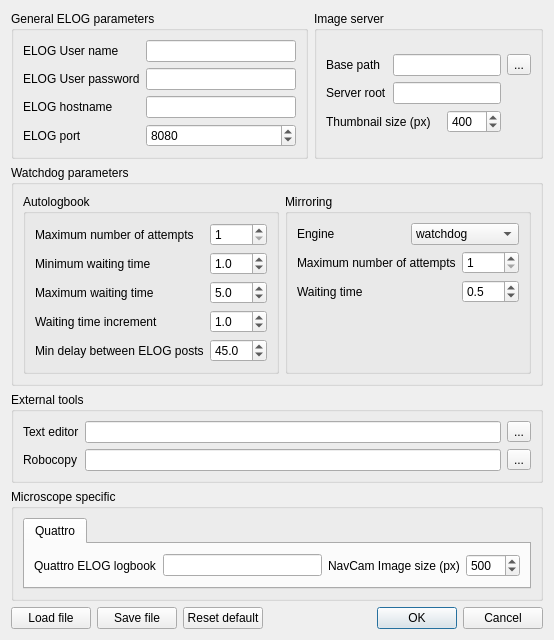
<?xml version="1.0" encoding="UTF-8"?>
<ui version="4.0">
 <class>configurationDialog</class>
 <widget class="QDialog" name="configurationDialog">
  <property name="geometry">
   <rect>
    <x>0</x>
    <y>0</y>
    <width>532</width>
    <height>582</height>
   </rect>
  </property>
  <property name="windowTitle">
   <string>Configuration editor</string>
  </property>
  <layout class="QVBoxLayout" name="verticalLayout_8">
   <item>
    <layout class="QHBoxLayout" name="horizontalLayout_5">
     <item>
      <widget class="QGroupBox" name="elog_group_box">
       <property name="title">
        <string>General ELOG parameters</string>
       </property>
       <layout class="QVBoxLayout" name="verticalLayout_9">
        <item>
         <layout class="QFormLayout" name="formLayout">
          <item row="0" column="0">
           <widget class="QLabel" name="elog_user_label">
            <property name="text">
             <string>ELOG User name</string>
            </property>
            <property name="buddy">
             <cstring>elog_user_field</cstring>
            </property>
           </widget>
          </item>
          <item row="0" column="1">
           <widget class="QLineEdit" name="elog_user_field">
            <property name="whatsThis">
             <string extracomment="The user name for the ELOG">&lt;html&gt;&lt;head/&gt;&lt;body&gt;&lt;p&gt;&lt;span style=&quot; font-size:14pt; font-weight:600;&quot;&gt;ELOG User Name&lt;/span&gt;&lt;/p&gt;&lt;p&gt;In order to be able to post on the ELOG, this automatic tool needs to use access credentials. Put here the user name you want to use&lt;/p&gt;&lt;/body&gt;&lt;/html&gt;</string>
            </property>
           </widget>
          </item>
          <item row="1" column="0">
           <widget class="QLabel" name="label">
            <property name="text">
             <string>ELOG User password</string>
            </property>
            <property name="buddy">
             <cstring>elog_password_field</cstring>
            </property>
           </widget>
          </item>
          <item row="1" column="1">
           <widget class="QLineEdit" name="elog_password_field">
            <property name="whatsThis">
             <string>&lt;html&gt;&lt;head/&gt;&lt;body&gt;&lt;p&gt;&lt;span style=&quot; font-size:14pt; font-weight:600;&quot;&gt;ELOG Password&lt;/span&gt;&lt;/p&gt;&lt;p&gt;&lt;span style=&quot; font-size:14pt; font-weight:600;&quot;/&gt;&lt;/p&gt;&lt;p&gt;In order to be able to post on the ELOG, this automatic tool needs to use access credentials. Put here the password you want to use.&lt;/p&gt;&lt;p&gt;&lt;br/&gt;&lt;/p&gt;&lt;p&gt;&lt;span style=&quot; font-weight:600;&quot;&gt;WARNING:&lt;/span&gt;&lt;/p&gt;&lt;p&gt;&lt;span style=&quot; font-weight:600;&quot;&gt;Even if hidded on this window, your password will be written in plain text in the configuration file.&lt;/span&gt;&lt;/p&gt;&lt;/body&gt;&lt;/html&gt;</string>
            </property>
            <property name="echoMode">
             <enum>QLineEdit::Password</enum>
            </property>
           </widget>
          </item>
          <item row="2" column="0">
           <widget class="QLabel" name="elog_hostname_label">
            <property name="text">
             <string>ELOG hostname</string>
            </property>
            <property name="buddy">
             <cstring>elog_hostname_field</cstring>
            </property>
           </widget>
          </item>
          <item row="2" column="1">
           <widget class="QLineEdit" name="elog_hostname_field">
            <property name="whatsThis">
             <string>&lt;html&gt;&lt;head/&gt;&lt;body&gt;&lt;p&gt;&lt;span style=&quot; font-size:14pt; font-weight:600;&quot;&gt;ELOG Hostname&lt;/span&gt;&lt;/p&gt;&lt;p&gt;This is the URL where the ELOG is responding. If you have no idea, ask your system administrator.&lt;/p&gt;&lt;/body&gt;&lt;/html&gt;</string>
            </property>
            <property name="echoMode">
             <enum>QLineEdit::Normal</enum>
            </property>
           </widget>
          </item>
          <item row="3" column="0">
           <widget class="QLabel" name="elog_port_label">
            <property name="text">
             <string>ELOG port</string>
            </property>
            <property name="buddy">
             <cstring>elog_port_field</cstring>
            </property>
           </widget>
          </item>
          <item row="3" column="1">
           <widget class="QSpinBox" name="elog_port_field">
            <property name="whatsThis">
             <string>&lt;html&gt;&lt;head/&gt;&lt;body&gt;&lt;p&gt;&lt;span style=&quot; font-size:14pt; font-weight:600;&quot;&gt;ELOG Port&lt;/span&gt;&lt;/p&gt;&lt;p&gt;This is the TCP/IP port where the ELOG is listening. If you have no idea, ask your system administrator.&lt;/p&gt;&lt;/body&gt;&lt;/html&gt;</string>
            </property>
            <property name="maximum">
             <number>100000</number>
            </property>
            <property name="value">
             <number>8080</number>
            </property>
           </widget>
          </item>
         </layout>
        </item>
       </layout>
      </widget>
     </item>
     <item>
      <widget class="QGroupBox" name="image_server_group_box">
       <property name="title">
        <string>Image server</string>
       </property>
       <layout class="QVBoxLayout" name="verticalLayout">
        <item>
         <layout class="QGridLayout" name="gridLayout_2">
          <item row="0" column="0">
           <widget class="QLabel" name="base_path_label">
            <property name="text">
             <string>Base path</string>
            </property>
            <property name="buddy">
             <cstring>base_path_field</cstring>
            </property>
           </widget>
          </item>
          <item row="0" column="1" colspan="2">
           <widget class="QLineEdit" name="base_path_field">
            <property name="whatsThis">
             <string>&lt;html&gt;&lt;head/&gt;&lt;body&gt;&lt;p&gt;&lt;span style=&quot; font-size:14pt; font-weight:600;&quot;&gt;Image server base path&lt;/span&gt;&lt;/p&gt;&lt;p&gt;Images are not uploaded to the ELOG because they are generally too many for a single post. All images (TIF, PNG and Thumbnail) are served by another webserver. &lt;/p&gt;&lt;p&gt;This base path is the location where all images are saved. &lt;/p&gt;&lt;p&gt;For example. Assume that:&lt;/p&gt;&lt;p&gt;- base path is &lt;span style=&quot; font-weight:600;&quot;&gt;c:\Pictures\Microscopy&lt;/span&gt;&lt;/p&gt;&lt;p&gt;- server roor is &lt;span style=&quot; font-weight:600;&quot;&gt;https://my-image-server/pics&lt;/span&gt;&lt;/p&gt;&lt;p&gt;So a picture saved in c:\Pictures\Microscopy\MyExperiment\Sample\image1.tif will be made available as https://my-image-server/pics/MyExperiment/Sample/image1.tif&lt;/p&gt;&lt;/body&gt;&lt;/html&gt;</string>
            </property>
           </widget>
          </item>
          <item row="0" column="3">
           <widget class="QToolButton" name="search_basepath_button">
            <property name="text">
             <string>...</string>
            </property>
            <property name="icon">
             <iconset resource="resource.qrc">
              <normaloff>:/resources/icons8-opened-folder-30.png</normaloff>:/resources/icons8-opened-folder-30.png</iconset>
            </property>
           </widget>
          </item>
          <item row="1" column="0">
           <widget class="QLabel" name="server_root_label">
            <property name="text">
             <string>Server root</string>
            </property>
            <property name="buddy">
             <cstring>server_root_field</cstring>
            </property>
           </widget>
          </item>
          <item row="1" column="1" colspan="2">
           <widget class="QLineEdit" name="server_root_field">
            <property name="whatsThis">
             <string>&lt;html&gt;&lt;head/&gt;&lt;body&gt;&lt;p&gt;&lt;span style=&quot; font-size:14pt; font-weight:600;&quot;&gt;Image server root&lt;/span&gt;&lt;/p&gt;&lt;p&gt;Images are not uploaded to the ELOG because they are generally too many for a single post. All images (TIF, PNG and Thumbnail) are served by another webserver. &lt;/p&gt;&lt;p&gt;This server root is a URL pointing to the base of the image server.&lt;/p&gt;&lt;p&gt;For example. Assume that:&lt;/p&gt;&lt;p&gt;- base path is &lt;span style=&quot; font-weight:600;&quot;&gt;c:\Pictures\Microscopy&lt;/span&gt;&lt;/p&gt;&lt;p&gt;- server roor is &lt;span style=&quot; font-weight:600;&quot;&gt;https://my-image-server/pics&lt;/span&gt;&lt;/p&gt;&lt;p&gt;So a picture saved in c:\Pictures\Microscopy\MyExperiment\Sample\image1.tif will be made available as https://my-image-server/pics/MyExperiment/Sample/image1.tif&lt;/p&gt;&lt;/body&gt;&lt;/html&gt;</string>
            </property>
           </widget>
          </item>
          <item row="2" column="0" colspan="2">
           <widget class="QLabel" name="img_thumb_size_label">
            <property name="text">
             <string>Thumbnail size (px)</string>
            </property>
            <property name="buddy">
             <cstring>img_thumb_size_spinbox</cstring>
            </property>
           </widget>
          </item>
          <item row="2" column="2">
           <widget class="QSpinBox" name="img_thumb_size_spinbox">
            <property name="whatsThis">
             <string>&lt;html&gt;&lt;head/&gt;&lt;body&gt;&lt;p&gt;&lt;span style=&quot; font-size:14pt; font-weight:600;&quot;&gt;Thumbnail size&lt;/span&gt;&lt;/p&gt;&lt;p&gt;Select the width in pixel of the png thumbnail pictures.&lt;/p&gt;&lt;/body&gt;&lt;/html&gt;</string>
            </property>
            <property name="suffix">
             <string/>
            </property>
            <property name="maximum">
             <number>1024</number>
            </property>
            <property name="value">
             <number>400</number>
            </property>
           </widget>
          </item>
         </layout>
        </item>
       </layout>
      </widget>
     </item>
    </layout>
   </item>
   <item>
    <widget class="QGroupBox" name="watchdog_group_box">
     <property name="title">
      <string>Watchdog parameters</string>
     </property>
     <layout class="QVBoxLayout" name="verticalLayout_6">
      <item>
       <layout class="QHBoxLayout" name="horizontalLayout_2">
        <item>
         <widget class="QGroupBox" name="autologbook_watchdog_group_box">
          <property name="title">
           <string>Autologbook</string>
          </property>
          <layout class="QVBoxLayout" name="verticalLayout_2">
           <item>
            <layout class="QFormLayout" name="formLayout_2">
             <item row="0" column="0">
              <widget class="QLabel" name="autologbook_max_attempts_label">
               <property name="text">
                <string>Maximum number of attempts</string>
               </property>
               <property name="buddy">
                <cstring>autologbook_max_attempts_spinbox</cstring>
               </property>
              </widget>
             </item>
             <item row="0" column="1">
              <widget class="QSpinBox" name="autologbook_max_attempts_spinbox">
               <property name="whatsThis">
                <string>&lt;html&gt;&lt;head/&gt;&lt;body&gt;&lt;p&gt;&lt;span style=&quot; font-size:14pt;&quot;&gt;Autologobook watchdog maximum number of attempts&lt;/span&gt;&lt;/p&gt;&lt;p&gt;While the autologbook watchdog is monitoring the protocol folder and try to operate on a file, it could be that for several reasons the process is failing.&lt;/p&gt;&lt;p&gt;In this case the same process will be attempted up to a maximum number of trials (this parameter) with an increasing waiting time in between from minimum waiting time to maximum waititng time with a waiting time increment.  &lt;/p&gt;&lt;/body&gt;&lt;/html&gt;</string>
               </property>
               <property name="minimum">
                <number>1</number>
               </property>
              </widget>
             </item>
             <item row="1" column="0">
              <widget class="QLabel" name="autologbook_wait_min_label">
               <property name="text">
                <string>Minimum waiting time </string>
               </property>
               <property name="buddy">
                <cstring>autologbook_wait_min_spinbox</cstring>
               </property>
              </widget>
             </item>
             <item row="1" column="1">
              <widget class="QDoubleSpinBox" name="autologbook_wait_min_spinbox">
               <property name="whatsThis">
                <string>&lt;html&gt;&lt;head/&gt;&lt;body&gt;&lt;p&gt;&lt;span style=&quot; font-size:14pt;&quot;&gt;Autologobook watchdog minimum waiting time&lt;/span&gt;&lt;/p&gt;&lt;p&gt;While the autologbook watchdog is monitoring the protocol folder and try to operate on a file, it could be that for several reasons the process is failing.&lt;/p&gt;&lt;p&gt;In this case the same process will be attempted up to a maximum number of trials with an increasing waiting time in between from minimum waiting time (this parameter) to maximum waititng time with a waiting time increment.&lt;/p&gt;&lt;/body&gt;&lt;/html&gt;</string>
               </property>
               <property name="decimals">
                <number>1</number>
               </property>
               <property name="value">
                <double>1.000000000000000</double>
               </property>
              </widget>
             </item>
             <item row="2" column="0">
              <widget class="QLabel" name="autologbook_wait_max_label">
               <property name="text">
                <string>Maximum waiting time </string>
               </property>
               <property name="buddy">
                <cstring>autologbook_wait_max_spinbox</cstring>
               </property>
              </widget>
             </item>
             <item row="2" column="1">
              <widget class="QDoubleSpinBox" name="autologbook_wait_max_spinbox">
               <property name="whatsThis">
                <string>&lt;html&gt;&lt;head/&gt;&lt;body&gt;&lt;p&gt;&lt;span style=&quot; font-size:14pt;&quot;&gt;Autologobook watchdog maximum waiting time&lt;/span&gt;&lt;/p&gt;&lt;p&gt;While the autologbook watchdog is monitoring the protocol folder and try to operate on a file, it could be that for several reasons the process is failing.&lt;/p&gt;&lt;p&gt;In this case the same process will be attempted up to a maximum number of trials with an increasing waiting time in between from minimum waiting time to maximum waititng time (this parameter) with a waiting time increment.&lt;/p&gt;&lt;/body&gt;&lt;/html&gt;</string>
               </property>
               <property name="decimals">
                <number>1</number>
               </property>
               <property name="value">
                <double>5.000000000000000</double>
               </property>
              </widget>
             </item>
             <item row="3" column="0">
              <widget class="QLabel" name="autologbook_wait_increment_label">
               <property name="text">
                <string>Waiting time increment</string>
               </property>
               <property name="buddy">
                <cstring>autologbook_wait_increment_spinbox</cstring>
               </property>
              </widget>
             </item>
             <item row="3" column="1">
              <widget class="QDoubleSpinBox" name="autologbook_wait_increment_spinbox">
               <property name="whatsThis">
                <string>&lt;html&gt;&lt;head/&gt;&lt;body&gt;&lt;p&gt;&lt;span style=&quot; font-size:14pt;&quot;&gt;Autologobook watchdog waiting time increment&lt;/span&gt;&lt;/p&gt;&lt;p&gt;While the autologbook watchdog is monitoring the protocol folder and try to operate on a file, it could be that for several reasons the process is failing.&lt;/p&gt;&lt;p&gt;In this case the same process will be attempted up to a maximum number of trials with an increasing waiting time in between from minimum waiting time to maximum waititng time with a waiting time increment (this parameter).&lt;/p&gt;&lt;/body&gt;&lt;/html&gt;</string>
               </property>
               <property name="decimals">
                <number>1</number>
               </property>
               <property name="value">
                <double>1.000000000000000</double>
               </property>
              </widget>
             </item>
             <item row="4" column="0">
              <widget class="QLabel" name="autologbook_min_delay_label">
               <property name="text">
                <string>Min delay between ELOG posts</string>
               </property>
               <property name="buddy">
                <cstring>autologbook_min_delay_spinbox</cstring>
               </property>
              </widget>
             </item>
             <item row="4" column="1">
              <widget class="QDoubleSpinBox" name="autologbook_min_delay_spinbox">
               <property name="whatsThis">
                <string>&lt;html&gt;&lt;head/&gt;&lt;body&gt;&lt;p&gt;&lt;span style=&quot; font-size:14pt; font-weight:600;&quot;&gt;Delay between ELOG posts&lt;/span&gt;&lt;/p&gt;&lt;p&gt;&lt;br/&gt;&lt;/p&gt;&lt;p&gt;If many filesystem events are detected by the autologbook watchdog, there could be a high number of almost identical ELOG message posted in a short period of time. All these posts are not only saturating the band and riskying to kill the ELOG server, but they are also useless. &lt;/p&gt;&lt;p&gt;&lt;br/&gt;&lt;/p&gt;&lt;p&gt;For this reason, two ELOG posts must be separated at least by the number of seconds specified by this parameter.&lt;/p&gt;&lt;/body&gt;&lt;/html&gt;</string>
               </property>
               <property name="decimals">
                <number>1</number>
               </property>
               <property name="value">
                <double>45.000000000000000</double>
               </property>
              </widget>
             </item>
            </layout>
           </item>
          </layout>
         </widget>
        </item>
        <item>
         <widget class="QGroupBox" name="mirroring_group_box">
          <property name="title">
           <string>Mirroring</string>
          </property>
          <layout class="QVBoxLayout" name="verticalLayout_4">
           <item>
            <layout class="QVBoxLayout" name="verticalLayout_3">
             <item>
              <layout class="QHBoxLayout" name="horizontalLayout">
               <item>
                <widget class="QLabel" name="mirroring_engine_label">
                 <property name="text">
                  <string>Engine</string>
                 </property>
                 <property name="buddy">
                  <cstring>engine_combobox</cstring>
                 </property>
                </widget>
               </item>
               <item>
                <widget class="QComboBox" name="engine_combobox">
                 <item>
                  <property name="text">
                   <string>watchdog</string>
                  </property>
                 </item>
                 <item>
                  <property name="text">
                   <string>robocopy</string>
                  </property>
                 </item>
                </widget>
               </item>
              </layout>
             </item>
             <item>
              <layout class="QFormLayout" name="formLayout_3">
               <item row="0" column="0">
                <widget class="QLabel" name="mirroring_max_attempts_label">
                 <property name="text">
                  <string>Maximum number of attempts</string>
                 </property>
                 <property name="buddy">
                  <cstring>mirroring_max_attempts_spinbox</cstring>
                 </property>
                </widget>
               </item>
               <item row="0" column="1">
                <widget class="QSpinBox" name="mirroring_max_attempts_spinbox">
                 <property name="minimum">
                  <number>1</number>
                 </property>
                </widget>
               </item>
               <item row="1" column="0">
                <widget class="QLabel" name="mirroring_wait_label">
                 <property name="text">
                  <string>Waiting time</string>
                 </property>
                 <property name="buddy">
                  <cstring>mirroring_wait_spinbox</cstring>
                 </property>
                </widget>
               </item>
               <item row="1" column="1">
                <widget class="QDoubleSpinBox" name="mirroring_wait_spinbox">
                 <property name="decimals">
                  <number>1</number>
                 </property>
                 <property name="value">
                  <double>0.500000000000000</double>
                 </property>
                </widget>
               </item>
              </layout>
             </item>
            </layout>
           </item>
          </layout>
         </widget>
        </item>
       </layout>
      </item>
     </layout>
    </widget>
   </item>
   <item>
    <widget class="QGroupBox" name="external_tools_group_box">
     <property name="title">
      <string>External tools</string>
     </property>
     <layout class="QHBoxLayout" name="horizontalLayout_8">
      <item>
       <layout class="QGridLayout" name="gridLayout">
        <item row="0" column="0">
         <widget class="QLabel" name="text_editor_label">
          <property name="text">
           <string>Text editor</string>
          </property>
          <property name="buddy">
           <cstring>notepad_field</cstring>
          </property>
         </widget>
        </item>
        <item row="0" column="1">
         <widget class="QLineEdit" name="notepad_field"/>
        </item>
        <item row="0" column="2">
         <widget class="QToolButton" name="notepad_search_button">
          <property name="text">
           <string>...</string>
          </property>
          <property name="icon">
           <iconset>
            <normalon>:/resources/icons8-opened-folder-30.png</normalon>
           </iconset>
          </property>
         </widget>
        </item>
        <item row="1" column="0">
         <widget class="QLabel" name="robocopy_label">
          <property name="text">
           <string>Robocopy</string>
          </property>
          <property name="buddy">
           <cstring>robocopy_field</cstring>
          </property>
         </widget>
        </item>
        <item row="1" column="1">
         <widget class="QLineEdit" name="robocopy_field"/>
        </item>
        <item row="1" column="2">
         <widget class="QToolButton" name="robocopy_search_button">
          <property name="text">
           <string>...</string>
          </property>
          <property name="icon">
           <iconset>
            <normalon>:/resources/icons8-opened-folder-30.png</normalon>
           </iconset>
          </property>
         </widget>
        </item>
       </layout>
      </item>
     </layout>
    </widget>
   </item>
   <item>
    <widget class="QGroupBox" name="microscope_group_box">
     <property name="title">
      <string>Microscope specific</string>
     </property>
     <layout class="QVBoxLayout" name="verticalLayout_7">
      <item>
       <widget class="QTabWidget" name="microscope_tabs">
        <property name="currentIndex">
         <number>0</number>
        </property>
        <widget class="QWidget" name="tab">
         <attribute name="title">
          <string>Quattro</string>
         </attribute>
         <layout class="QVBoxLayout" name="verticalLayout_5">
          <item>
           <layout class="QHBoxLayout" name="horizontalLayout_3">
            <item>
             <widget class="QLabel" name="quattro_elog_logbook_label">
              <property name="text">
               <string>Quattro ELOG logbook</string>
              </property>
              <property name="buddy">
               <cstring>quattro_elog_logbook_field</cstring>
              </property>
             </widget>
            </item>
            <item>
             <widget class="QLineEdit" name="quattro_elog_logbook_field"/>
            </item>
            <item>
             <widget class="QLabel" name="img_navacam_size_label">
              <property name="text">
               <string>NavCam Image size (px)</string>
              </property>
              <property name="buddy">
               <cstring>quattro_navcam_size_spinbox</cstring>
              </property>
             </widget>
            </item>
            <item>
             <widget class="QSpinBox" name="quattro_navcam_size_spinbox">
              <property name="suffix">
               <string/>
              </property>
              <property name="maximum">
               <number>1024</number>
              </property>
              <property name="value">
               <number>500</number>
              </property>
             </widget>
            </item>
           </layout>
          </item>
         </layout>
        </widget>
       </widget>
      </item>
     </layout>
    </widget>
   </item>
   <item>
    <layout class="QHBoxLayout" name="horizontalLayout_6">
     <item>
      <widget class="QPushButton" name="load_conf_button">
       <property name="text">
        <string>Load file</string>
       </property>
       <property name="icon">
        <iconset resource="resource.qrc">
         <normaloff>:/resources/icons8-opened-folder-30.png</normaloff>:/resources/icons8-opened-folder-30.png</iconset>
       </property>
      </widget>
     </item>
     <item>
      <widget class="QPushButton" name="save_conf_button">
       <property name="text">
        <string>Save file</string>
       </property>
       <property name="icon">
        <iconset resource="resource.qrc">
         <normaloff>:/resources/icons8-save-30.png</normaloff>:/resources/icons8-save-30.png</iconset>
       </property>
      </widget>
     </item>
     <item>
      <widget class="QPushButton" name="reset_conf_button">
       <property name="text">
        <string>Reset default</string>
       </property>
      </widget>
     </item>
     <item>
      <spacer name="horizontalSpacer">
       <property name="orientation">
        <enum>Qt::Horizontal</enum>
       </property>
       <property name="sizeHint" stdset="0">
        <size>
         <width>88</width>
         <height>20</height>
        </size>
       </property>
      </spacer>
     </item>
     <item>
      <widget class="QDialogButtonBox" name="buttonBox">
       <property name="orientation">
        <enum>Qt::Horizontal</enum>
       </property>
       <property name="standardButtons">
        <set>QDialogButtonBox::Cancel|QDialogButtonBox::Ok</set>
       </property>
      </widget>
     </item>
    </layout>
   </item>
  </layout>
 </widget>
 <resources>
  <include location="resource.qrc"/>
 </resources>
 <connections>
  <connection>
   <sender>buttonBox</sender>
   <signal>accepted()</signal>
   <receiver>configurationDialog</receiver>
   <slot>accept()</slot>
   <hints>
    <hint type="sourcelabel">
     <x>506</x>
     <y>497</y>
    </hint>
    <hint type="destinationlabel">
     <x>157</x>
     <y>274</y>
    </hint>
   </hints>
  </connection>
  <connection>
   <sender>buttonBox</sender>
   <signal>rejected()</signal>
   <receiver>configurationDialog</receiver>
   <slot>reject()</slot>
   <hints>
    <hint type="sourcelabel">
     <x>506</x>
     <y>497</y>
    </hint>
    <hint type="destinationlabel">
     <x>286</x>
     <y>274</y>
    </hint>
   </hints>
  </connection>
  <connection>
   <sender>notepad_search_button</sender>
   <signal>clicked()</signal>
   <receiver>configurationDialog</receiver>
   <slot>search_text_editor()</slot>
   <hints>
    <hint type="sourcelabel">
     <x>509</x>
     <y>56</y>
    </hint>
    <hint type="destinationlabel">
     <x>531</x>
     <y>69</y>
    </hint>
   </hints>
  </connection>
  <connection>
   <sender>robocopy_search_button</sender>
   <signal>clicked()</signal>
   <receiver>configurationDialog</receiver>
   <slot>search_robocopy()</slot>
   <hints>
    <hint type="sourcelabel">
     <x>509</x>
     <y>84</y>
    </hint>
    <hint type="destinationlabel">
     <x>531</x>
     <y>115</y>
    </hint>
   </hints>
  </connection>
  <connection>
   <sender>load_conf_button</sender>
   <signal>clicked()</signal>
   <receiver>configurationDialog</receiver>
   <slot>load_conf_file()</slot>
   <hints>
    <hint type="sourcelabel">
     <x>61</x>
     <y>476</y>
    </hint>
    <hint type="destinationlabel">
     <x>67</x>
     <y>509</y>
    </hint>
   </hints>
  </connection>
  <connection>
   <sender>save_conf_button</sender>
   <signal>clicked()</signal>
   <receiver>configurationDialog</receiver>
   <slot>save_conf_file()</slot>
   <hints>
    <hint type="sourcelabel">
     <x>169</x>
     <y>498</y>
    </hint>
    <hint type="destinationlabel">
     <x>181</x>
     <y>509</y>
    </hint>
   </hints>
  </connection>
  <connection>
   <sender>reset_conf_button</sender>
   <signal>clicked()</signal>
   <receiver>configurationDialog</receiver>
   <slot>reset_conf()</slot>
   <hints>
    <hint type="sourcelabel">
     <x>250</x>
     <y>497</y>
    </hint>
    <hint type="destinationlabel">
     <x>286</x>
     <y>495</y>
    </hint>
   </hints>
  </connection>
  <connection>
   <sender>search_basepath_button</sender>
   <signal>clicked()</signal>
   <receiver>configurationDialog</receiver>
   <slot>search_basepath()</slot>
   <hints>
    <hint type="sourcelabel">
     <x>501</x>
     <y>138</y>
    </hint>
    <hint type="destinationlabel">
     <x>518</x>
     <y>182</y>
    </hint>
   </hints>
  </connection>
 </connections>
 <slots>
  <slot>search_text_editor()</slot>
  <slot>search_robocopy()</slot>
  <slot>load_conf_file()</slot>
  <slot>save_conf_file()</slot>
  <slot>reset_conf()</slot>
  <slot>search_basepath()</slot>
 </slots>
</ui>
